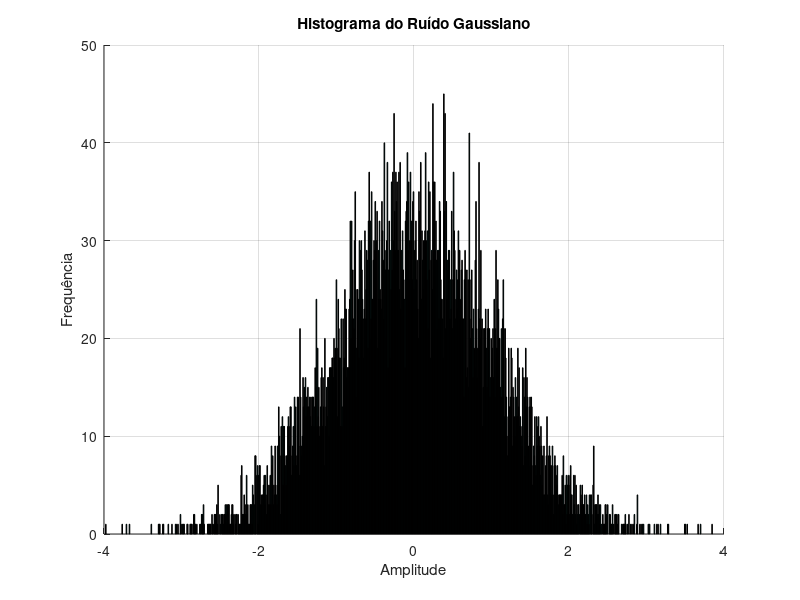
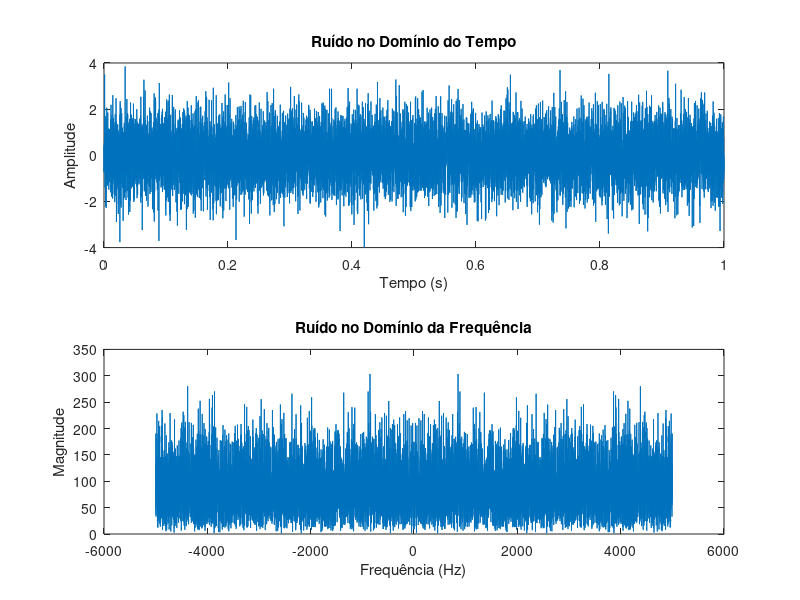
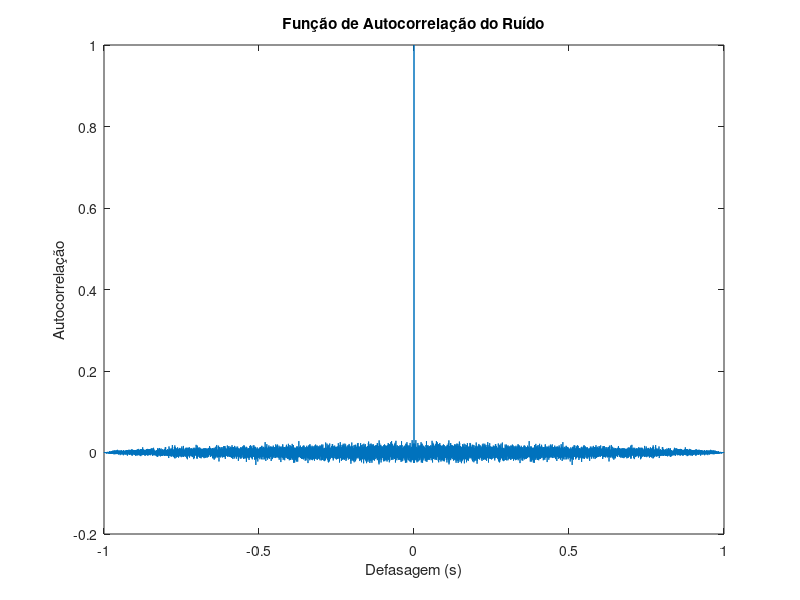
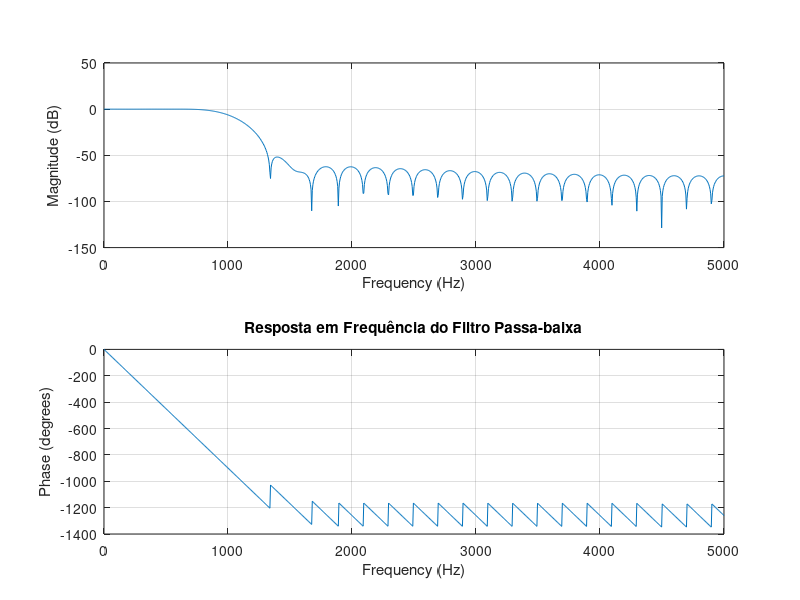

Here is the MATLAB script that generated these plots, in order:
close all; clear all; clc;

pkg load statistics;
pkg load signal;

fs = 10000;       % Frequência de amostragem de 10 kHz
T = 1 / fs;       % Tempo de amostragem
duracao = 1;      % Duração de 1 segundo
num_amostras = fs * duracao; % Número de amostras = fs * duração

var_n = 1;
ruido = sqrt(var_n)*randn(1, num_amostras); % Gera ruído com 10.000 amostras

% plotando o ruído no domínio do tempo
t = 0 : T : (duracao - T); % Cria o vetor de tempo com 10.000 pontos

% distribuicao normal
figure; hold on; grid on;
hist(ruido, 1000);
title('Histograma do Ruído Gaussiano');
xlabel('Amplitude');
ylabel('Frequência');

figure; hold on; grid on;
subplot(2,1,1);
plot(t, ruido);
title('Ruído no Domínio do Tempo');
xlabel('Tempo (s)');
ylabel('Amplitude');

subplot(2,1,2);
f = linspace(-fs/2, fs/2, length(ruido));  % Frequências centradas em zero
Xf_ruido = fftshift(abs(fft(ruido)));  % FFT do ruído com shift
plot(f, Xf_ruido);
title('Ruído no Domínio da Frequência');
xlabel('Frequência (Hz)');
ylabel('Magnitude');

% 4. Autocorrelação do ruído usando 'xcorr'
figure;
autocorr = xcorr(ruido, 'normalized');
lag = (-length(ruido)+1:length(ruido)-1)/fs;
plot(lag, autocorr);
title('Função de Autocorrelação do Ruído');
xlabel('Defasagem (s)');
ylabel('Autocorrelação');

% 5. Filtragem passa-baixa com filtro FIR
filtro = fir1(50, (1000*2)/fs);  % Filtro FIR de ordem 50 com cutoff de 1000 Hz
ruido_filtrado = filter(filtro, 1, ruido);  % Aplicação do filtro no ruído

% Visualizar a resposta em frequência do filtro
figure;
freqz(filtro, 1, 1024, fs);
title('Resposta em Frequência do Filtro Passa-baixa');

% 6. Plote o sinal filtrado no domínio do tempo e da frequência com shift
figure;
subplot(2,1,1);
plot(t, ruido_filtrado);
title('Sinal Filtrado no Domínio do Tempo');
xlabel('Tempo (s)');
ylabel('Amplitude');

subplot(2,1,2);
Ruido_Filtrado_Freq = fftshift(abs(fft(ruido_filtrado)));  % FFT com shift
plot(f, Ruido_Filtrado_Freq);
title('Sinal Filtrado no Domínio da Frequência');
xlabel('Frequência (Hz)');
ylabel('Magnitude');

% Plotar o histograma do sinal filtrado
figure;
hist(ruido_filtrado, 50);
title('Histograma do Sinal Filtrado');
xlabel('Amplitude');
ylabel('Frequência');

variancia_sem_filtar = var(ruido)
variancia_pos_fitrar = var(ruido_filtrado)